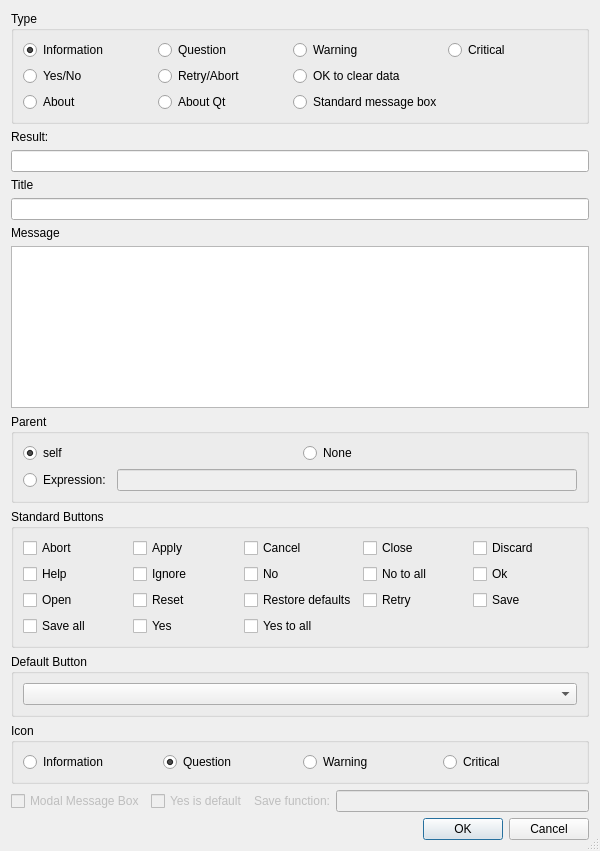
<?xml version="1.0" encoding="UTF-8"?>
<ui version="4.0">
 <class>EricMessageBoxWizardDialog</class>
 <widget class="QDialog" name="EricMessageBoxWizardDialog">
  <property name="geometry">
   <rect>
    <x>0</x>
    <y>0</y>
    <width>600</width>
    <height>851</height>
   </rect>
  </property>
  <property name="windowTitle">
   <string>EricMessageBox Wizard</string>
  </property>
  <property name="sizeGripEnabled">
   <bool>true</bool>
  </property>
  <layout class="QVBoxLayout" name="verticalLayout_2">
   <item>
    <widget class="QGroupBox" name="typeBox">
     <property name="title">
      <string>Type</string>
     </property>
     <layout class="QGridLayout" name="gridLayout">
      <item row="0" column="0">
       <widget class="QRadioButton" name="rInformation">
        <property name="toolTip">
         <string>Generate an Information message box</string>
        </property>
        <property name="text">
         <string>Information</string>
        </property>
        <property name="checked">
         <bool>true</bool>
        </property>
       </widget>
      </item>
      <item row="0" column="1">
       <widget class="QRadioButton" name="rQuestion">
        <property name="focusPolicy">
         <enum>Qt::TabFocus</enum>
        </property>
        <property name="toolTip">
         <string>Generate a Question message box</string>
        </property>
        <property name="text">
         <string>Question</string>
        </property>
       </widget>
      </item>
      <item row="0" column="2">
       <widget class="QRadioButton" name="rWarning">
        <property name="focusPolicy">
         <enum>Qt::TabFocus</enum>
        </property>
        <property name="toolTip">
         <string>Generate a Warning message box</string>
        </property>
        <property name="text">
         <string>Warning</string>
        </property>
       </widget>
      </item>
      <item row="0" column="3">
       <widget class="QRadioButton" name="rCritical">
        <property name="focusPolicy">
         <enum>Qt::TabFocus</enum>
        </property>
        <property name="toolTip">
         <string>Generate a Critical message box</string>
        </property>
        <property name="text">
         <string>Critical</string>
        </property>
       </widget>
      </item>
      <item row="1" column="0">
       <widget class="QRadioButton" name="rYesNo">
        <property name="toolTip">
         <string>Generate a Yes/No message box</string>
        </property>
        <property name="text">
         <string>Yes/No</string>
        </property>
       </widget>
      </item>
      <item row="1" column="1">
       <widget class="QRadioButton" name="rRetryAbort">
        <property name="toolTip">
         <string>Generate a retry/abort message box</string>
        </property>
        <property name="text">
         <string>Retry/Abort</string>
        </property>
       </widget>
      </item>
      <item row="1" column="2">
       <widget class="QRadioButton" name="rOkToClearData">
        <property name="toolTip">
         <string>Generate an &quot;ok to clear data&quot; message box</string>
        </property>
        <property name="text">
         <string>OK to clear data</string>
        </property>
       </widget>
      </item>
      <item row="2" column="0">
       <widget class="QRadioButton" name="rAbout">
        <property name="focusPolicy">
         <enum>Qt::TabFocus</enum>
        </property>
        <property name="toolTip">
         <string>Generate an About message box</string>
        </property>
        <property name="text">
         <string>About</string>
        </property>
       </widget>
      </item>
      <item row="2" column="1">
       <widget class="QRadioButton" name="rAboutQt">
        <property name="focusPolicy">
         <enum>Qt::TabFocus</enum>
        </property>
        <property name="toolTip">
         <string>Generate an AboutQt message box</string>
        </property>
        <property name="text">
         <string>About Qt</string>
        </property>
       </widget>
      </item>
      <item row="2" column="2">
       <widget class="QRadioButton" name="rStandard">
        <property name="toolTip">
         <string>Generate a standard message box</string>
        </property>
        <property name="text">
         <string>Standard message box</string>
        </property>
       </widget>
      </item>
     </layout>
    </widget>
   </item>
   <item>
    <widget class="QLabel" name="lResultVar">
     <property name="text">
      <string>Result:</string>
     </property>
    </widget>
   </item>
   <item>
    <widget class="QLineEdit" name="eResultVar">
     <property name="toolTip">
      <string>Enter the result variable name</string>
     </property>
    </widget>
   </item>
   <item>
    <widget class="QLabel" name="textLabel1">
     <property name="text">
      <string>Title</string>
     </property>
    </widget>
   </item>
   <item>
    <widget class="QLineEdit" name="eCaption">
     <property name="toolTip">
      <string>Enter the title for the message box</string>
     </property>
    </widget>
   </item>
   <item>
    <widget class="QLabel" name="textLabel2">
     <property name="text">
      <string>Message</string>
     </property>
    </widget>
   </item>
   <item>
    <widget class="EricSpellCheckedTextEdit" name="eMessage">
     <property name="toolTip">
      <string>Enter the message to be shown in the message box</string>
     </property>
     <property name="tabChangesFocus">
      <bool>true</bool>
     </property>
    </widget>
   </item>
   <item>
    <widget class="QGroupBox" name="parentGroup">
     <property name="title">
      <string>Parent</string>
     </property>
     <layout class="QGridLayout" name="gridLayout_3">
      <item row="0" column="0">
       <widget class="QRadioButton" name="parentSelf">
        <property name="toolTip">
         <string>Select &quot;self&quot; as parent</string>
        </property>
        <property name="text">
         <string>self</string>
        </property>
        <property name="checked">
         <bool>true</bool>
        </property>
       </widget>
      </item>
      <item row="0" column="1">
       <widget class="QRadioButton" name="parentNone">
        <property name="toolTip">
         <string>Select &quot;None&quot; as parent</string>
        </property>
        <property name="text">
         <string>None</string>
        </property>
       </widget>
      </item>
      <item row="1" column="0" colspan="2">
       <layout class="QHBoxLayout" name="horizontalLayout_2">
        <item>
         <widget class="QRadioButton" name="parentOther">
          <property name="toolTip">
           <string>Select to enter a parent expression</string>
          </property>
          <property name="text">
           <string>Expression:</string>
          </property>
         </widget>
        </item>
        <item>
         <widget class="QLineEdit" name="parentEdit">
          <property name="enabled">
           <bool>false</bool>
          </property>
          <property name="toolTip">
           <string>Enter the parent expression</string>
          </property>
         </widget>
        </item>
       </layout>
      </item>
     </layout>
    </widget>
   </item>
   <item>
    <widget class="QGroupBox" name="standardButtons">
     <property name="title">
      <string>Standard Buttons</string>
     </property>
     <layout class="QGridLayout" name="gridLayout_2">
      <item row="0" column="0">
       <widget class="QCheckBox" name="abortCheck">
        <property name="text">
         <string>Abort</string>
        </property>
       </widget>
      </item>
      <item row="0" column="1">
       <widget class="QCheckBox" name="applyCheck">
        <property name="text">
         <string>Apply</string>
        </property>
       </widget>
      </item>
      <item row="0" column="2">
       <widget class="QCheckBox" name="cancelCheck">
        <property name="text">
         <string>Cancel</string>
        </property>
       </widget>
      </item>
      <item row="0" column="3">
       <widget class="QCheckBox" name="closeCheck">
        <property name="text">
         <string>Close</string>
        </property>
       </widget>
      </item>
      <item row="0" column="4">
       <widget class="QCheckBox" name="discardCheck">
        <property name="text">
         <string>Discard</string>
        </property>
       </widget>
      </item>
      <item row="1" column="0">
       <widget class="QCheckBox" name="helpCheck">
        <property name="text">
         <string>Help</string>
        </property>
       </widget>
      </item>
      <item row="1" column="1">
       <widget class="QCheckBox" name="ignoreCheck">
        <property name="text">
         <string>Ignore</string>
        </property>
       </widget>
      </item>
      <item row="1" column="2">
       <widget class="QCheckBox" name="noCheck">
        <property name="text">
         <string>No</string>
        </property>
       </widget>
      </item>
      <item row="1" column="3">
       <widget class="QCheckBox" name="notoallCheck">
        <property name="text">
         <string>No to all</string>
        </property>
       </widget>
      </item>
      <item row="1" column="4">
       <widget class="QCheckBox" name="okCheck">
        <property name="text">
         <string>Ok</string>
        </property>
       </widget>
      </item>
      <item row="2" column="0">
       <widget class="QCheckBox" name="openCheck">
        <property name="text">
         <string>Open</string>
        </property>
       </widget>
      </item>
      <item row="2" column="1">
       <widget class="QCheckBox" name="resetCheck">
        <property name="text">
         <string>Reset</string>
        </property>
       </widget>
      </item>
      <item row="2" column="2">
       <widget class="QCheckBox" name="restoreCheck">
        <property name="text">
         <string>Restore defaults</string>
        </property>
       </widget>
      </item>
      <item row="2" column="3">
       <widget class="QCheckBox" name="retryCheck">
        <property name="text">
         <string>Retry</string>
        </property>
       </widget>
      </item>
      <item row="2" column="4">
       <widget class="QCheckBox" name="saveCheck">
        <property name="text">
         <string>Save</string>
        </property>
       </widget>
      </item>
      <item row="3" column="0">
       <widget class="QCheckBox" name="saveallCheck">
        <property name="text">
         <string>Save all</string>
        </property>
       </widget>
      </item>
      <item row="3" column="1">
       <widget class="QCheckBox" name="yesCheck">
        <property name="text">
         <string>Yes</string>
        </property>
       </widget>
      </item>
      <item row="3" column="2">
       <widget class="QCheckBox" name="yestoallCheck">
        <property name="text">
         <string>Yes to all</string>
        </property>
       </widget>
      </item>
     </layout>
    </widget>
   </item>
   <item>
    <widget class="QGroupBox" name="defaultButton">
     <property name="title">
      <string>Default Button</string>
     </property>
     <layout class="QVBoxLayout" name="verticalLayout">
      <item>
       <widget class="QComboBox" name="defaultCombo">
        <property name="sizePolicy">
         <sizepolicy hsizetype="Expanding" vsizetype="Fixed">
          <horstretch>0</horstretch>
          <verstretch>0</verstretch>
         </sizepolicy>
        </property>
        <property name="toolTip">
         <string>Select the default button</string>
        </property>
       </widget>
      </item>
     </layout>
    </widget>
   </item>
   <item>
    <widget class="QGroupBox" name="iconBox">
     <property name="title">
      <string>Icon</string>
     </property>
     <layout class="QHBoxLayout" name="_2">
      <item>
       <widget class="QRadioButton" name="iconInformation">
        <property name="toolTip">
         <string>Show an Information icon</string>
        </property>
        <property name="text">
         <string>Information</string>
        </property>
        <property name="checked">
         <bool>false</bool>
        </property>
       </widget>
      </item>
      <item>
       <widget class="QRadioButton" name="iconQuestion">
        <property name="focusPolicy">
         <enum>Qt::TabFocus</enum>
        </property>
        <property name="toolTip">
         <string>Show a Question icon</string>
        </property>
        <property name="text">
         <string>Question</string>
        </property>
        <property name="checked">
         <bool>true</bool>
        </property>
       </widget>
      </item>
      <item>
       <widget class="QRadioButton" name="iconWarning">
        <property name="focusPolicy">
         <enum>Qt::TabFocus</enum>
        </property>
        <property name="toolTip">
         <string>Show a Warning icon</string>
        </property>
        <property name="text">
         <string>Warning</string>
        </property>
       </widget>
      </item>
      <item>
       <widget class="QRadioButton" name="iconCritical">
        <property name="focusPolicy">
         <enum>Qt::TabFocus</enum>
        </property>
        <property name="toolTip">
         <string>Show a Critical icon</string>
        </property>
        <property name="text">
         <string>Critical</string>
        </property>
       </widget>
      </item>
     </layout>
    </widget>
   </item>
   <item>
    <layout class="QHBoxLayout" name="horizontalLayout">
     <item>
      <widget class="QCheckBox" name="modalCheck">
       <property name="enabled">
        <bool>false</bool>
       </property>
       <property name="toolTip">
        <string>Select to generate a modal message box</string>
       </property>
       <property name="text">
        <string>Modal Message Box</string>
       </property>
      </widget>
     </item>
     <item>
      <widget class="QCheckBox" name="yesDefaultCheck">
       <property name="enabled">
        <bool>false</bool>
       </property>
       <property name="toolTip">
        <string>Select to make 'Yes' the default</string>
       </property>
       <property name="text">
        <string>Yes is default</string>
       </property>
      </widget>
     </item>
     <item>
      <widget class="QLabel" name="label">
       <property name="enabled">
        <bool>false</bool>
       </property>
       <property name="text">
        <string>Save function:</string>
       </property>
      </widget>
     </item>
     <item>
      <widget class="QLineEdit" name="saveFuncEdit">
       <property name="enabled">
        <bool>false</bool>
       </property>
       <property name="toolTip">
        <string>Enter the name of the save function</string>
       </property>
      </widget>
     </item>
    </layout>
   </item>
   <item>
    <widget class="QDialogButtonBox" name="buttonBox">
     <property name="orientation">
      <enum>Qt::Horizontal</enum>
     </property>
     <property name="standardButtons">
      <set>QDialogButtonBox::Cancel|QDialogButtonBox::Ok</set>
     </property>
    </widget>
   </item>
  </layout>
 </widget>
 <pixmapfunction>qPixmapFromMimeSource</pixmapfunction>
 <customwidgets>
  <customwidget>
   <class>EricSpellCheckedTextEdit</class>
   <extends>QTextEdit</extends>
   <header>EricWidgets/EricSpellCheckedTextEdit.h</header>
  </customwidget>
 </customwidgets>
 <tabstops>
  <tabstop>rInformation</tabstop>
  <tabstop>rQuestion</tabstop>
  <tabstop>rWarning</tabstop>
  <tabstop>rCritical</tabstop>
  <tabstop>rYesNo</tabstop>
  <tabstop>rRetryAbort</tabstop>
  <tabstop>rOkToClearData</tabstop>
  <tabstop>rAbout</tabstop>
  <tabstop>rAboutQt</tabstop>
  <tabstop>rStandard</tabstop>
  <tabstop>eResultVar</tabstop>
  <tabstop>eCaption</tabstop>
  <tabstop>eMessage</tabstop>
  <tabstop>parentSelf</tabstop>
  <tabstop>parentNone</tabstop>
  <tabstop>parentOther</tabstop>
  <tabstop>parentEdit</tabstop>
  <tabstop>abortCheck</tabstop>
  <tabstop>applyCheck</tabstop>
  <tabstop>cancelCheck</tabstop>
  <tabstop>closeCheck</tabstop>
  <tabstop>discardCheck</tabstop>
  <tabstop>helpCheck</tabstop>
  <tabstop>ignoreCheck</tabstop>
  <tabstop>noCheck</tabstop>
  <tabstop>notoallCheck</tabstop>
  <tabstop>okCheck</tabstop>
  <tabstop>openCheck</tabstop>
  <tabstop>resetCheck</tabstop>
  <tabstop>restoreCheck</tabstop>
  <tabstop>retryCheck</tabstop>
  <tabstop>saveCheck</tabstop>
  <tabstop>saveallCheck</tabstop>
  <tabstop>yesCheck</tabstop>
  <tabstop>yestoallCheck</tabstop>
  <tabstop>defaultCombo</tabstop>
  <tabstop>iconInformation</tabstop>
  <tabstop>iconQuestion</tabstop>
  <tabstop>iconWarning</tabstop>
  <tabstop>iconCritical</tabstop>
  <tabstop>modalCheck</tabstop>
  <tabstop>yesDefaultCheck</tabstop>
  <tabstop>saveFuncEdit</tabstop>
  <tabstop>buttonBox</tabstop>
 </tabstops>
 <resources/>
 <connections>
  <connection>
   <sender>buttonBox</sender>
   <signal>accepted()</signal>
   <receiver>EricMessageBoxWizardDialog</receiver>
   <slot>accept()</slot>
   <hints>
    <hint type="sourcelabel">
     <x>52</x>
     <y>744</y>
    </hint>
    <hint type="destinationlabel">
     <x>34</x>
     <y>604</y>
    </hint>
   </hints>
  </connection>
  <connection>
   <sender>buttonBox</sender>
   <signal>rejected()</signal>
   <receiver>EricMessageBoxWizardDialog</receiver>
   <slot>reject()</slot>
   <hints>
    <hint type="sourcelabel">
     <x>144</x>
     <y>744</y>
    </hint>
    <hint type="destinationlabel">
     <x>126</x>
     <y>605</y>
    </hint>
   </hints>
  </connection>
  <connection>
   <sender>rStandard</sender>
   <signal>toggled(bool)</signal>
   <receiver>modalCheck</receiver>
   <slot>setEnabled(bool)</slot>
   <hints>
    <hint type="sourcelabel">
     <x>82</x>
     <y>131</y>
    </hint>
    <hint type="destinationlabel">
     <x>67</x>
     <y>705</y>
    </hint>
   </hints>
  </connection>
  <connection>
   <sender>rYesNo</sender>
   <signal>toggled(bool)</signal>
   <receiver>yesDefaultCheck</receiver>
   <slot>setEnabled(bool)</slot>
   <hints>
    <hint type="sourcelabel">
     <x>95</x>
     <y>79</y>
    </hint>
    <hint type="destinationlabel">
     <x>250</x>
     <y>705</y>
    </hint>
   </hints>
  </connection>
  <connection>
   <sender>rOkToClearData</sender>
   <signal>toggled(bool)</signal>
   <receiver>label</receiver>
   <slot>setEnabled(bool)</slot>
   <hints>
    <hint type="sourcelabel">
     <x>388</x>
     <y>79</y>
    </hint>
    <hint type="destinationlabel">
     <x>332</x>
     <y>706</y>
    </hint>
   </hints>
  </connection>
  <connection>
   <sender>rOkToClearData</sender>
   <signal>toggled(bool)</signal>
   <receiver>saveFuncEdit</receiver>
   <slot>setEnabled(bool)</slot>
   <hints>
    <hint type="sourcelabel">
     <x>388</x>
     <y>79</y>
    </hint>
    <hint type="destinationlabel">
     <x>524</x>
     <y>706</y>
    </hint>
   </hints>
  </connection>
  <connection>
   <sender>parentOther</sender>
   <signal>toggled(bool)</signal>
   <receiver>parentEdit</receiver>
   <slot>setEnabled(bool)</slot>
   <hints>
    <hint type="sourcelabel">
     <x>90</x>
     <y>384</y>
    </hint>
    <hint type="destinationlabel">
     <x>142</x>
     <y>386</y>
    </hint>
   </hints>
  </connection>
 </connections>
</ui>
